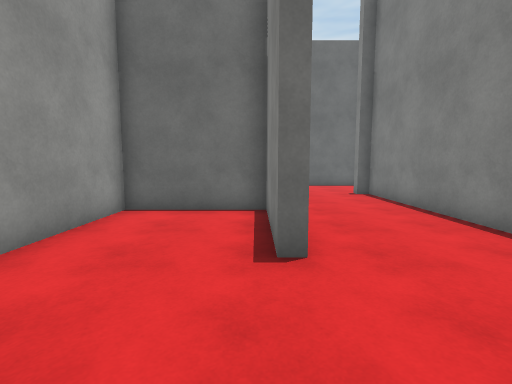
view 1 (above)

17 first-person views from a walk through a scene from a Unity 3-D project. The camera is 1.4 m above the floor, tilts 6° down and sees 85° across. The floor is counted in squares, 1.12 m on a side. Each view is taken from the middle of a square. On the plan, view 1 faces up. The plan holds only what a view shows up to about 13 squares ahead; the rest is blank. The place goes on beyond the plan. The player character is not drawn. Surface patterns are stand-ins for the level's own textures.

view 2
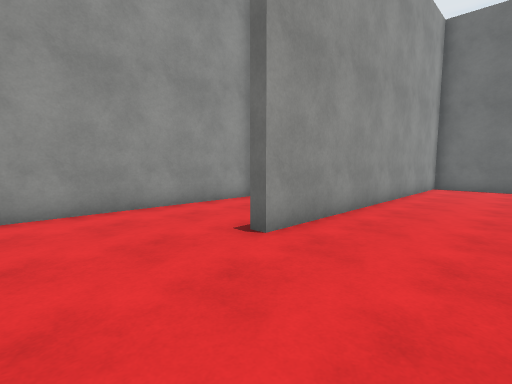

view 3
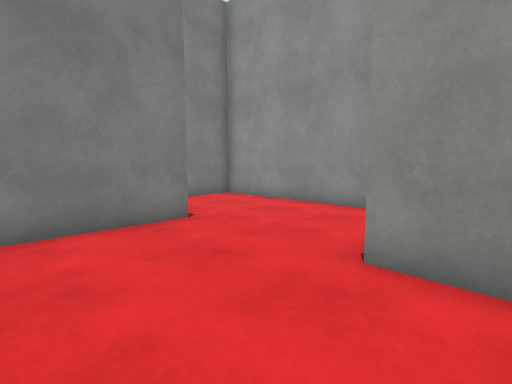

view 4
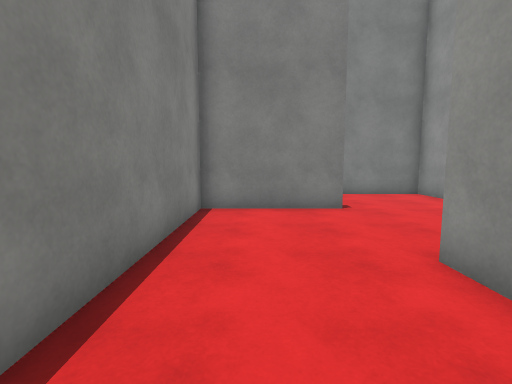

view 5
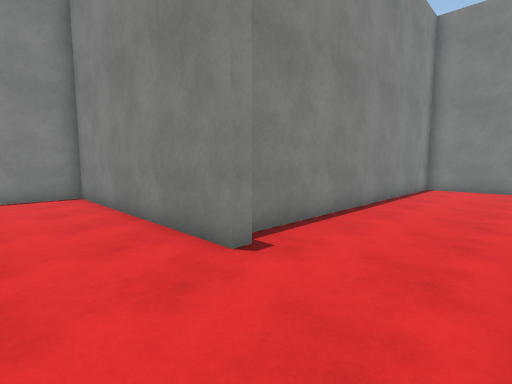

view 6
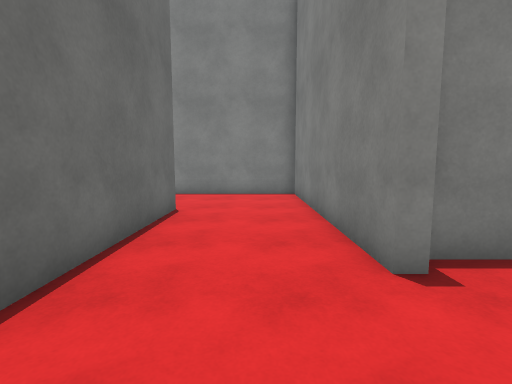

view 7
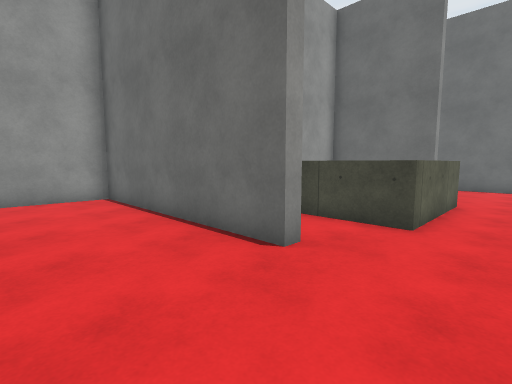

view 8
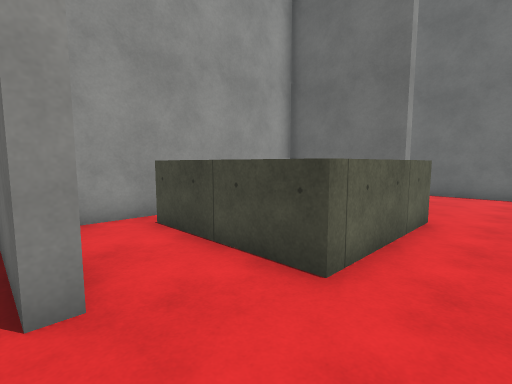

view 9
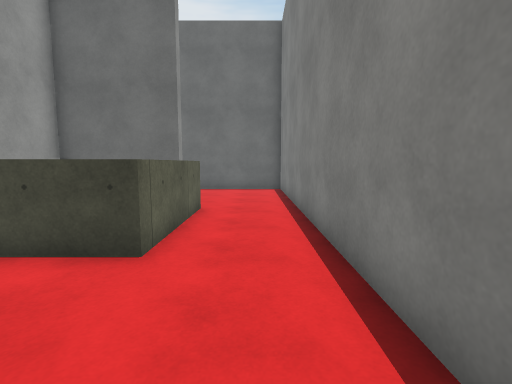

view 10
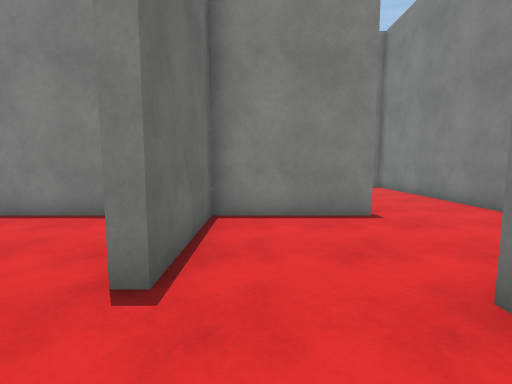

view 11
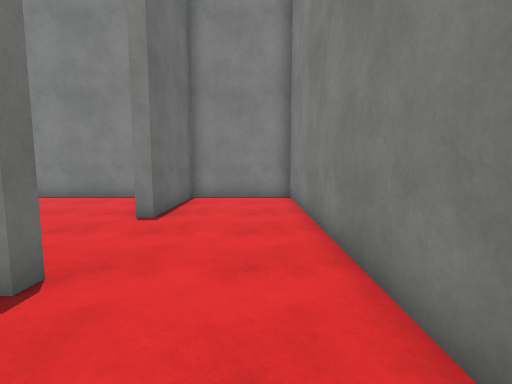

view 12
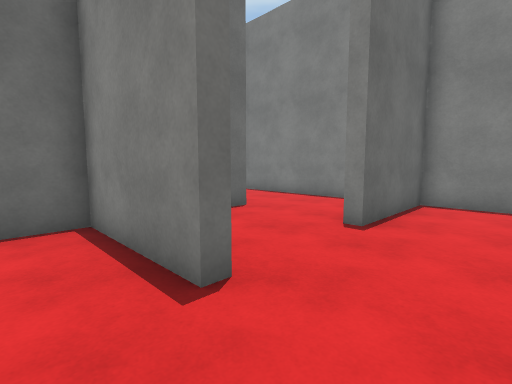

view 13
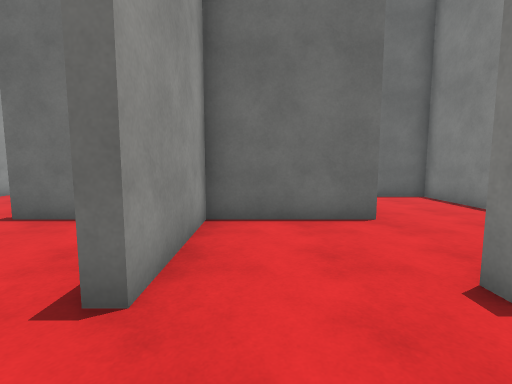

view 14
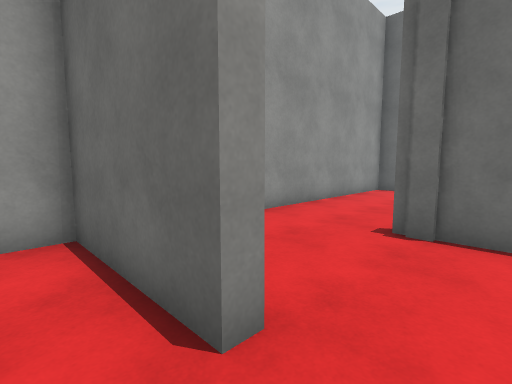

view 15
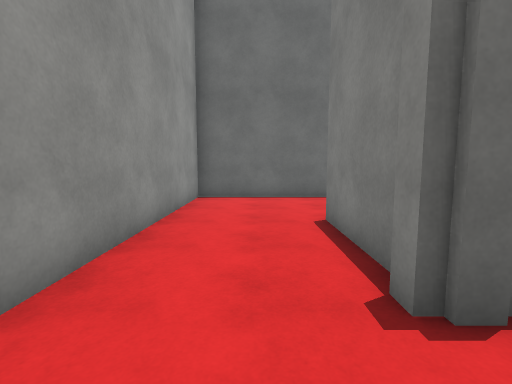

view 16
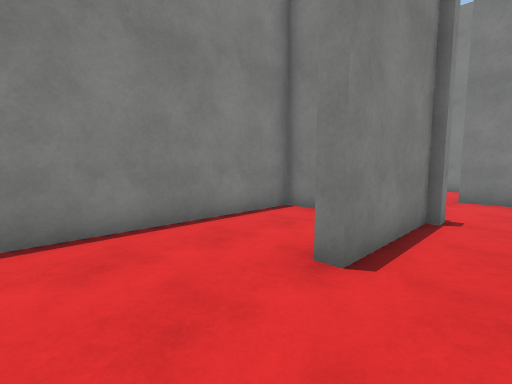

view 17
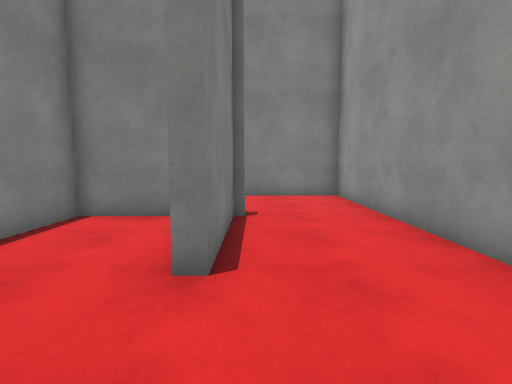

### Floor plan
Points are (right, up) in squares from view 1. A wall is a line through its corners. A room is listed if a view was taken in it or the views show most of it. See-through windows are left out.
Room 1 (views 1, 2, 3, 4, 5, 6, 7, 8, 9, 10)
walls: (8.4, 15.6) (8.4, 15.2) (0.7, 15.2) (0.7, 3.6) (0.3, 3.6) (0.3, 7.3) (-3.5, 7.3) (-3.5, -4.1) (0.4, -4.1); (1.6, -1) (0.6, -1) (0.6, -0.6) (4.5, -0.6) (4.5, 11.1) (4, 11.1) (4, 11.5) (12.2, 11.5) (12.2, 23.5); (9.5, 21.6) (9.5, 17.6) (5.4, 17.6); (8.4, 23.5) (8.4, 23.1) (4.7, 23.1) (4.7, 16.4)
ways out: opening at (1.7, -3) to room 2
Room 2 (views 11, 12, 13, 14, 15, 16, 17)
walls: (8.5, 3.5) (8.5, 7) (9, 7); (10, 3.6) (12.2, 3.6) (12.2, 9.9); (9.1, -4.3) (9.8, -4.3); (12.2, -2.6) (12.2, 3.2) (8.3, 3.2) (8.3, 3.6); (3.2, -8.3) (12.2, -8.3) (12.2, -4.7) (8.3, -4.7) (8.3, -4.2); (9.6, 11.1) (4.9, 11.1) (4.9, -0.6) (8.6, -0.6) (8.6, -1) (4.9, -1) (4.9, -4.7) (4.5, -4.7) (4.5, -1) (1.6, -1)
ways out: opening at (1.7, -3) to room 1

Positions as (right, up) in squares from view 1, and headings:
1: (0, 0), facing up
2: (4, 0), facing up-left
3: (4, 5), facing down-left
4: (3, 7), facing down
5: (1, 14), facing down-right
6: (1, 13), facing right
7: (11, 12), facing up-left
8: (11, 15), facing up-left
9: (11, 14), facing up
10: (-2, -2), facing right
11: (2, -7), facing right
12: (3, -7), facing up-right
13: (6, -7), facing up
14: (10, -2), facing up-left
15: (7, 1), facing up
16: (7, 10), facing down-right
17: (8, 10), facing down
